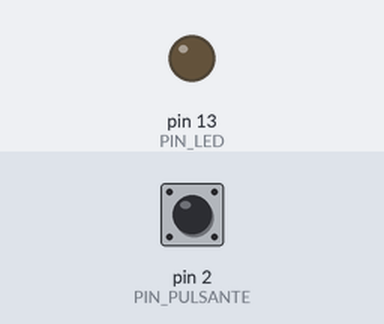
A sketch run on a simulated Arduino Uno, built with avr-gcc and run on an emulated ATmega328P. Shown: output pins drawn as LEDs (lit = HIGH). The inputs (shaded band) are chosen by the test bench; at power-on: pin 2 (PIN_PULSANTE) HIGH.

Above: at 1.2 s.
1.3 s: pin 2 (PIN_PULSANTE) pulled LOW for 0.15 s
At 1.37 s:
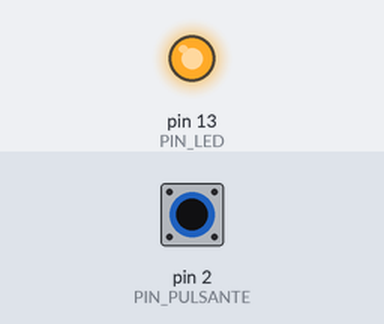
2.9 s: pin 2 (PIN_PULSANTE) pulled LOW for 3.2 s
At 6.5 s:
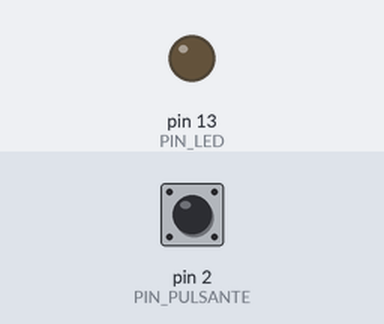
Timing chart, 0 to 8.0 s (numbered marks = the images above; inputs shaded):
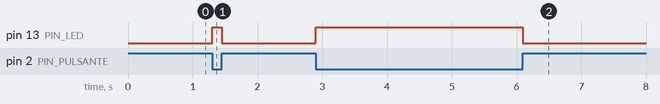

Measured:
- after the input at 1.3 s, pin 13 (PIN_LED): LOW → HIGH at once, → LOW 0.15 s later
- after the input at 2.9 s, pin 13 (PIN_LED): LOW → HIGH at once, → LOW 3.2 s later

The sketch:

es2_pulsante.ino
```cpp
// Scheda 2 - Pulsante e LED
// Pulsante tra il pin 2 e GND, LED (con 220 ohm) sul pin 13.

const int PIN_PULSANTE = 2;
const int PIN_LED = 13;

void setup() {
  pinMode(PIN_PULSANTE, INPUT_PULLUP); // attiva la resistenza di pull-up interna
  pinMode(PIN_LED, OUTPUT);
}

void loop() {
  // Con il pull-up il pin vale HIGH a riposo e LOW quando premi
  if (digitalRead(PIN_PULSANTE) == LOW) {
    digitalWrite(PIN_LED, HIGH);       // premuto: LED acceso
  } else {
    digitalWrite(PIN_LED, LOW);        // rilasciato: LED spento
  }
}
```
